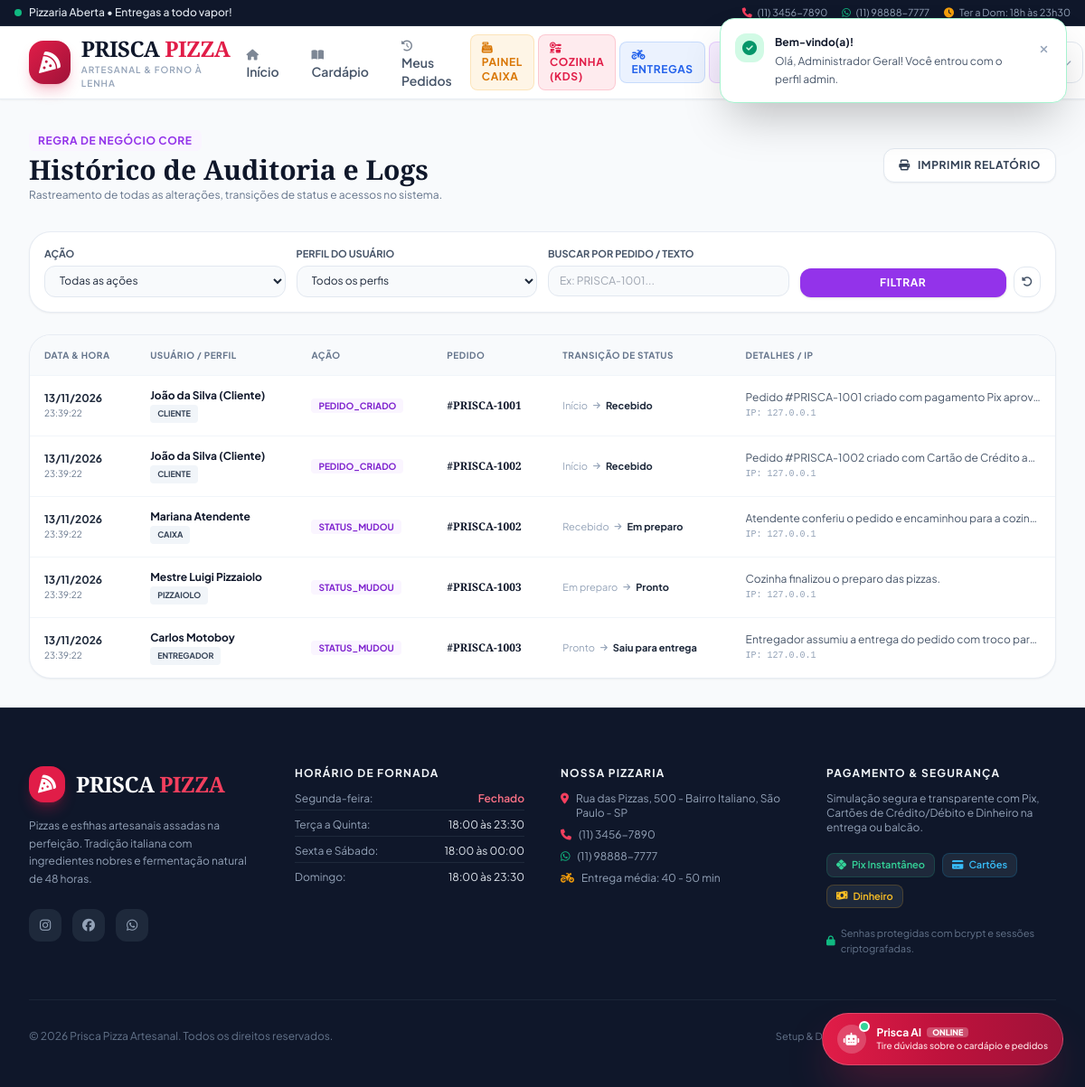
Page /painel/auditoria.php (signed in) on the committed database.
### tables this page shows
CREATE TABLE `logs_auditoria` (
  `id` INT AUTO_INCREMENT PRIMARY KEY,
  `pedido_id` INT NULL,
  `usuario_id` INT NULL,
  `usuario_nome` VARCHAR(120) NOT NULL,
  `usuario_perfil` VARCHAR(50) NOT NULL,
  `acao` VARCHAR(100) NOT NULL,
  `status_anterior` VARCHAR(50) NULL,
  `status_novo` VARCHAR(50) NULL,
  `detalhes` TEXT NULL,
  `ip` VARCHAR(45) NULL,
  `criado_em` DATETIME DEFAULT CURRENT_TIMESTAMP,
  FOREIGN KEY (`pedido_id`) REFERENCES `pedidos`(`id`) ON DELETE SET NULL,
  FOREIGN KEY (`usuario_id`) REFERENCES `usuarios`(`id`) ON DELETE SET NULL,
  INDEX `idx_log_ped` (`pedido_id`),
  INDEX `idx_log_user` (`usuario_id`),
  INDEX `idx_log_acao` (`acao`),
  INDEX `idx_log_data` (`criado_em`)
);

CREATE TABLE `pedidos` (
  `id` INT AUTO_INCREMENT PRIMARY KEY,
  `codigo` VARCHAR(30) NOT NULL UNIQUE,
  `cliente_id` INT NOT NULL,
  `entregador_id` INT NULL,
  `tipo_entrega` ENUM('entrega', 'retirada') NOT NULL DEFAULT 'entrega',
  `endereco_entrega` TEXT NULL,
  `telefone_contato` VARCHAR(25) NULL,
  `subtotal` DECIMAL(10,2) NOT NULL,
  `taxa_entrega` DECIMAL(10,2) NOT NULL DEFAULT 0.00,
  `desconto` DECIMAL(10,2) NOT NULL DEFAULT 0.00,
  `total` DECIMAL(10,2) NOT NULL,
  `forma_pagamento` ENUM('pix', 'cartao', 'dinheiro') NOT NULL,
  `status_pagamento` ENUM('pendente', 'pago', 'recusado', 'a_receber') NOT NULL DEFAULT 'pendente',
  `troco_para` DECIMAL(10,2) NULL,
  `pix_codigo` TEXT NULL,
  `pix_qrcode` TEXT NULL,
  `status` ENUM('Recebido', 'Em preparo', 'Pronto', 'Saiu para entrega', 'Entregue', 'Cancelado') NOT NULL DEFAULT 'Recebido',
  `tempo_estimado_min` INT DEFAULT 45,
  `observacoes` TEXT NULL,
  `motivo_cancelamento` TEXT NULL,
  `criado_em` DATETIME DEFAULT CURRENT_TIMESTAMP,
  `atualizado_em` DATETIME DEFAULT CURRENT_TIMESTAMP ON UPDATE CURRENT_TIMESTAMP,
  FOREIGN KEY (`cliente_id`) REFERENCES `usuarios`(`id`) ON DELETE RESTRICT,
  FOREIGN KEY (`entregador_id`) REFERENCES `usuarios`(`id`) ON DELETE SET NULL,
  INDEX `idx_ped_status` (`status`),
  INDEX `idx_ped_cliente` (`cliente_id`),
  INDEX `idx_ped_entregador` (`entregador_id`),
  INDEX `idx_ped_criado` (`criado_em`)
);

### includes/functions.php (called while the page is built, shortened)
<?php
function e($str) {
    return htmlspecialchars((string)$str, ENT_QUOTES, 'UTF-8');
}

### painel/auditoria.php (the view, shortened to what this page needs)
<?php
require_once __DIR__ . '/../includes/functions.php';
$pdo = getDbConnection();
$buscaCodigo = trim($_GET['codigo'] ?? '');
$sql = "SELECT l.*, p.codigo as pedido_codigo
        FROM logs_auditoria l
        LEFT JOIN pedidos p ON l.pedido_id = p.id
        WHERE 1=1";
$params = [];
$sql .= " ORDER BY l.criado_em DESC LIMIT 100";
$stmt = $pdo->prepare($sql);
$stmt->execute($params);
$logs = $stmt->fetchAll();
include __DIR__ . '/../includes/header.php';
include __DIR__ . '/../includes/navbar.php';
?>
<main class="max-w-7xl mx-auto px-4 sm:px-6 lg:px-8 py-8 flex-1 w-full">
    <div class="flex flex-col sm:flex-row sm:items-center justify-between gap-4 mb-8">
        <div>
            <span class="text-xs font-bold uppercase tracking-wider text-purple-600 bg-purple-50 px-2.5 py-1 rounded-md">Regra de Negócio CORE</span>
            <h1 class="text-3xl font-extrabold text-slate-900 font-serif mt-1">Histórico de Auditoria e Logs</h1>
            <p class="text-xs text-slate-500 mt-0.5">Rastreamento de todas as alterações, transições de status e acessos no sistema.</p>
        </div>
        <div class="flex items-center gap-2">
            <button type="button" onclick="window.print()" class="px-4 py-2.5 rounded-xl border border-slate-200 bg-white hover:bg-slate-50 text-slate-700 text-xs font-bold uppercase tracking-wider shadow-sm transition-all flex items-center gap-2">
                <i class="fa-solid fa-print"></i> Imprimir Relatório
            </button>
        </div>
    </div>
    <div class="bg-white p-4 rounded-3xl border border-slate-200/80 shadow-sm mb-6">
        <form method="GET" class="grid grid-cols-1 sm:grid-cols-4 gap-3">
            <div>
                <label class="block text-[11px] font-bold text-slate-600 uppercase mb-1">Ação</label>
                <select name="acao" class="w-full px-3 py-2 text-xs rounded-xl border border-slate-200 bg-slate-50 focus:outline-none focus:ring-2 focus:ring-purple-500">
                    <option value="">Todas as ações</option>
                </select>
            </div>
            <div>
                <label class="block text-[11px] font-bold text-slate-600 uppercase mb-1">Perfil do Usuário</label>
                <select name="perfil" class="w-full px-3 py-2 text-xs rounded-xl border border-slate-200 bg-slate-50 focus:outline-none focus:ring-2 focus:ring-purple-500">
                    <option value="">Todos os perfis</option>
                </select>
            </div>
            <div>
                <label class="block text-[11px] font-bold text-slate-600 uppercase mb-1">Buscar por Pedido / Texto</label>
                <input type="text" name="codigo" value="<?= e($buscaCodigo) ?>" placeholder="Ex: PRISCA-1001..." class="w-full px-3 py-2 text-xs rounded-xl border border-slate-200 bg-slate-50 focus:outline-none focus:ring-2 focus:ring-purple-500">
            </div>
            <div class="flex items-end gap-2">
                <button type="submit" class="flex-1 py-2 rounded-xl bg-purple-600 hover:bg-purple-700 text-white font-bold text-xs uppercase tracking-wider transition-colors shadow">
                    Filtrar
                </button>
                <a href="<?= BASE_URL ?>/painel/auditoria.php" class="p-2 rounded-xl border border-slate-200 text-slate-600 hover:bg-slate-50 text-xs text-center" title="Limpar Filtros">
                    <i class="fa-solid fa-rotate-left"></i>
                </a>
            </div>
        </form>
    </div>
    <div class="bg-white rounded-3xl border border-slate-200/80 shadow-sm overflow-hidden">
        <div class="overflow-x-auto">
            <table class="w-full text-left border-collapse text-xs">
                <thead>
                    <tr class="bg-slate-50 border-b border-slate-100 text-slate-500 uppercase tracking-wider text-[10px]">
                        <th class="py-3.5 px-4 font-bold">Data & Hora</th>
                        <th class="py-3.5 px-4 font-bold">Usuário / Perfil</th>
                        <th class="py-3.5 px-4 font-bold">Ação</th>
                        <th class="py-3.5 px-4 font-bold">Pedido</th>
                        <th class="py-3.5 px-4 font-bold">Transição de Status</th>
                        <th class="py-3.5 px-4 font-bold">Detalhes / IP</th>
                    </tr>
                </thead>
                <tbody class="divide-y divide-slate-100 text-slate-700">
                    <?php if (empty($logs)): ?>
                        <tr>
                            <td colspan="6" class="text-center py-12 text-slate-400">
                                Nenhum registro de log encontrado para os critérios selecionados.
                            </td>
                        </tr>
                    <?php else: ?>
                        <?php foreach ($logs as $log): ?>
                            <tr class="hover:bg-slate-50/80 transition-colors">
                                <td class="py-3.5 px-4 whitespace-nowrap text-slate-500">
                                    <span class="font-bold text-slate-800"><?= date('d/m/Y', strtotime($log['criado_em'])) ?></span>
                                    <span class="block text-[10px]"><?= date('H:i:s', strtotime($log['criado_em'])) ?></span>
                                </td>
                                <td class="py-3.5 px-4">
                                    <span class="font-bold text-slate-900 block"><?= e($log['usuario_nome']) ?></span>
                                    <span class="inline-block px-2 py-0.5 rounded text-[9px] font-bold uppercase bg-slate-100 text-slate-700 mt-0.5">
                                        <?= e($log['usuario_perfil']) ?>
                                    </span>
                                </td>
                                <td class="py-3.5 px-4 whitespace-nowrap">
                                    <span class="font-bold text-purple-700 bg-purple-50 px-2 py-0.5 rounded text-[10px] uppercase">
                                        <?= e($log['acao']) ?>
                                    </span>
                                </td>
                                <td class="py-3.5 px-4 whitespace-nowrap font-brand font-bold text-slate-900">
                                    <?= e($log['pedido_codigo'] ?: '-') ?>
                                </td>
                                <td class="py-3.5 px-4 whitespace-nowrap">
                                    <?php if ($log['status_anterior'] || $log['status_novo']): ?>
                                        <div class="flex items-center gap-1.5 text-[11px]">
                                            <span class="text-slate-400"><?= e($log['status_anterior'] ?: 'Início') ?></span>
                                            <i class="fa-solid fa-arrow-right text-[9px] text-slate-400"></i>
                                            <span class="font-bold text-slate-800"><?= e($log['status_novo']) ?></span>
                                        </div>
                                    <?php else: ?>
                                        <span class="text-slate-400">-</span>
                                    <?php endif; ?>
                                </td>
                                <td class="py-3.5 px-4 max-w-xs">
                                    <p class="text-slate-600 truncate hover:text-clip hover:whitespace-normal" title="<?= e($log['detalhes']) ?>">
                                        <?= e($log['detalhes'] ?: '-') ?>
                                    </p>
                                    <span class="block text-[10px] text-slate-400 font-mono mt-0.5">IP: <?= e($log['ip']) ?></span>
                                </td>
                            </tr>
                        <?php endforeach; ?>
                    <?php endif; ?>
                </tbody>
            </table>
        </div>
    </div>
</main>
<?php include __DIR__ . '/../includes/footer.php'; ?>

### rows in the picture
logs_auditoria: criado_em "13/11/2026", criado_em "23:39:22", usuario_nome "João da Silva (Cliente)", usuario_perfil "CLIENTE", acao "PEDIDO_CRIADO", pedido.codigo "#PRISCA-1001", status_anterior "Início", status_novo "Recebido", detalhes "Pedido #PRISCA-1001 criado com pagamento Pix apro…", ip "127.0.0.1"
logs_auditoria: criado_em "13/11/2026", criado_em "23:39:22", usuario_nome "João da Silva (Cliente)", usuario_perfil "CLIENTE", acao "PEDIDO_CRIADO", pedido.codigo "#PRISCA-1002", status_anterior "Início", status_novo "Recebido", detalhes "Pedido #PRISCA-1002 criado com Cartão de Crédito a…", ip "127.0.0.1"
logs_auditoria: criado_em "13/11/2026", criado_em "23:39:22", usuario_nome "Mariana Atendente", usuario_perfil "CAIXA", acao "STATUS_MUDOU", pedido.codigo "#PRISCA-1002", status_anterior "Recebido", status_novo "Em preparo", detalhes "Atendente conferiu o pedido e encaminhou para a cozin…", ip "127.0.0.1"
logs_auditoria: criado_em "13/11/2026", criado_em "23:39:22", usuario_nome "Mestre Luigi Pizzaiolo", usuario_perfil "PIZZAIOLO", acao "STATUS_MUDOU", pedido.codigo "#PRISCA-1003", status_anterior "Em preparo", status_novo "Pronto", detalhes "Cozinha finalizou o preparo das pizzas.", ip "127.0.0.1"
logs_auditoria: criado_em "13/11/2026", criado_em "23:39:22", usuario_nome "Carlos Motoboy", usuario_perfil "ENTREGADOR", acao "STATUS_MUDOU", pedido.codigo "#PRISCA-1003", status_anterior "Pronto", status_novo "Saiu para entrega", detalhes "Entregador assumiu a entrega do pedido com troco par…", ip "127.0.0.1"

### other values in the picture
$storeStatus['text'] "Pizzaria Aberta • Entregas a todo vapor!"
APP_PHONE "(11) 3456-7890"
APP_WHATSAPP "(11) 98888-7777"
APP_ADDRESS "Rua das Pizzas, 500 - Bairro Italiano, São Paulo - SP"
ESTIMATED_DELIVERY_TIME "40 - 50 min"
